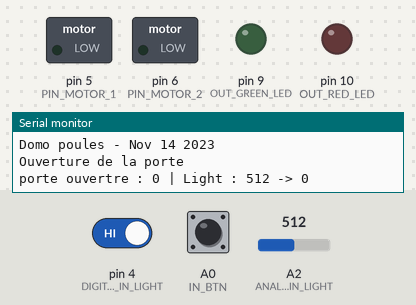
Bench run of a sketch on a simulated Arduino Uno, built with avr-gcc and run on an emulated ATmega328P. Shown: switched loads named in the sketch (green lamp = pin HIGH), output pins drawn as LEDs (lit = HIGH), the last lines printed to the serial monitor. The test bench sets the inputs (shaded band); at power-on: pin 4 (DIGITAL_IN_LIGHT) HIGH, A0 (IN_BTN) LOW, A2 (ANALOG_IN_LIGHT) = 512.

Above: at 8.1 s.
8.2 s: pin 4 (DIGITAL_IN_LIGHT) driven LOW
At 26.05 s:
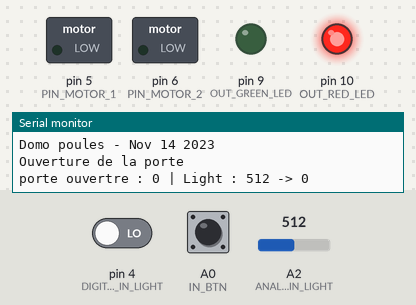
30.2 s: A0 (IN_BTN) pulled HIGH for 1 s
At 32.9 s:
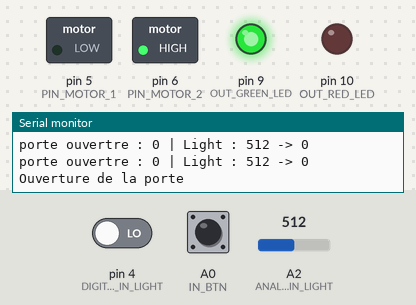
47.5 s: A0 (IN_BTN) pulled HIGH for 0.15 s
At 49.3 s:
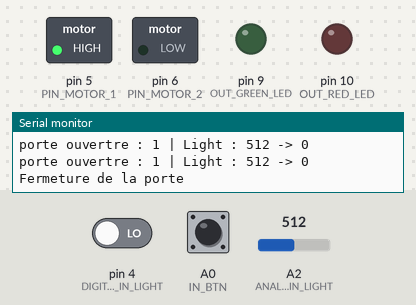
51.0 s: pin 4 (DIGITAL_IN_LIGHT) driven HIGH
At 55.3 s:
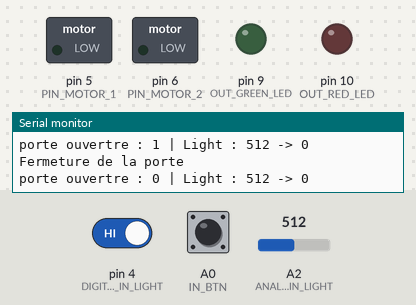
Timing chart, 0 to 56.8 s (numbered marks = the images above; inputs shaded):
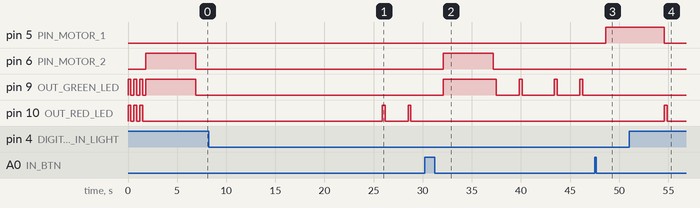

Measured:
- after the input at 8.2 s, pin 6 (PIN_MOTOR_2), pin 9 (OUT_GREEN_LED): stays LOW (without the input it goes to HIGH after 17.7 s); pin 10 (OUT_RED_LED): alternates HIGH for 0.30 s and LOW for 2.3 s, starting after 17.7 s
- after the input at 30.2 s, pin 6 (PIN_MOTOR_2): LOW → HIGH after 1.9 s, → LOW 5.1 s later; pin 9 (OUT_GREEN_LED): LOW → HIGH after 1.9 s, → LOW 5.4 s later, → HIGH 2.3 s later, → LOW 0.30 s later, … (8 changes in this stretch); pin 10 (OUT_RED_LED): stops changing and stays LOW
- after the input at 47.5 s, pin 5 (PIN_MOTOR_1): LOW → HIGH after 1.1 s; pin 9 (OUT_GREEN_LED): stays LOW (without the input it goes to HIGH after 1.1 s)
- after the input at 51.0 s, pin 10 (OUT_RED_LED): goes on until 54.9 s, then stays LOW

The sketch:

domo-poules.ino
```cpp
// script du circuit de gestion du poulailler


#include <Wire.h>
#include "RTClib.h"
RTC_DS1307 rtc;

#include <OneWire.h>
//OneWire  ds(8);

// PINS
/*
  A0 - IN_BTN
  A1 -
  A2 - ANALOG_IN_LIGHT
  A3 -
  3  -
  4  - DIGITAL_IN_LIGHT
  5  - PIN_MOTOR_1
  6  - PIN_MOTOR_2
  7  - BTN_PORTE_HAUT
  8  - BTN_PORTE_BAS
  9  - OUT_RED_LED
  10 - OUT_GREEN_LED

*/

//input
const int IN_BTN = A0;
const int ANALOG_IN_LIGHT = A2;
const int DIGITAL_IN_LIGHT = 4;
const int BTN_PORTE_HAUT = 7;
const int BTN_PORTE_BAS = 8;

// output
const int OUT_RED_LED = 10;
const int OUT_GREEN_LED = 9;
const int PIN_MOTOR_1 = 5; // PWM
const int PIN_MOTOR_2 = 6; // PWM

// variables globales
boolean isOpen = false;
boolean isLight = false;

unsigned long flashTime = 0;

void setup() {
  // config pins inputs
  pinMode( IN_BTN, INPUT );
  pinMode( ANALOG_IN_LIGHT, INPUT );
  pinMode( DIGITAL_IN_LIGHT, INPUT );

  // config pins leds
  pinMode( OUT_RED_LED, OUTPUT );
  pinMode( OUT_GREEN_LED, OUTPUT );

  // config pins capteurs porte
  pinMode( BTN_PORTE_HAUT, INPUT );
  pinMode( BTN_PORTE_BAS, INPUT );

  pinMode( PIN_MOTOR_1, OUTPUT );
  pinMode( PIN_MOTOR_2, OUTPUT );

  // liaison sÃ©rie / bluetooth
  Serial.begin(9600);
  while (!Serial) {
    ; // wait for serial port to connect. Needed for native USB port only
  }
  Serial.print(F("Domo poules - "));
  Serial.println(F(__DATE__));

  // tÃ©moin init
  for ( byte i = 0; i < 3; i++ ) {
    digitalWrite( OUT_RED_LED, HIGH );
    digitalWrite( OUT_GREEN_LED, HIGH );
    delay( 300 );
    digitalWrite( OUT_RED_LED, LOW );
    digitalWrite( OUT_GREEN_LED, LOW );
    delay( 300 );
  }

  // initialisation etat porte
  isOpen = isPorteOpen();
  isLight = isOpen;
  if( !isOpen && isPorteClose() ) {
    // la porte est blquÃ©e entre les deux
    openPorte();
  }
}

void loop() {
  // gestion des entrÃ©es
  int lightVal = analogRead( ANALOG_IN_LIGHT );
  boolean isLightLoop = digitalRead( DIGITAL_IN_LIGHT );

  boolean btnPorte = digitalRead( IN_BTN );

  Serial.print(F("porte ouvertre : " ));
  Serial.print( isOpen );
  Serial.print(" | Light : ");
  Serial.print( lightVal );
  Serial.print(" -> ");
  Serial.println( isLight );
  delay(1000);

  if ( isLight != isLightLoop ) {
    // plus de lumiÃ¨re et porte ouverte -> on ferme
    // de lumiere et porte fermÃ©e  -> on ouvre
    unsigned long startTime = millis();
    boolean chgt = true;
    while( (millis() - startTime) < 18000 ) {
      if( isLightLoop !=  digitalRead( DIGITAL_IN_LIGHT ) ) {
        chgt = false;
      }
    }
    if( chgt ) {
      isOpen = isLightLoop;
      if (isOpen) openPorte();
      else closePorte();
      isLight = isLightLoop;
    }
  }


  //btn user UX
  if( btnPorte ) {
    isOpen = !isOpen;
    if (isOpen) openPorte();
    else closePorte();
  }

  // flash led pour l'état de la poste
  if( (millis() - flashTime) > 2000) {
    if( isOpen ) {
      digitalWrite( OUT_GREEN_LED, HIGH );
      delay( 300 );
      digitalWrite( OUT_GREEN_LED, LOW );
    } else {
      digitalWrite( OUT_RED_LED, HIGH );
      delay( 300 );
      digitalWrite( OUT_RED_LED, LOW );
    }
    delay(300);
    flashTime = millis();
  }
}

void openPorte() {
  Serial.println(F("Ouverture de la porte"));
  digitalWrite( OUT_GREEN_LED, HIGH );
  digitalWrite( PIN_MOTOR_1, LOW );
  digitalWrite( PIN_MOTOR_2, HIGH );
  delay( 5100 );
  digitalWrite( PIN_MOTOR_2, LOW );
  digitalWrite( OUT_GREEN_LED, LOW );
}

void closePorte() {
  Serial.println(F("Fermeture de la porte"));
  digitalWrite( OUT_GREEN_LED, LOW );
  digitalWrite( PIN_MOTOR_2, LOW );
  digitalWrite( PIN_MOTOR_1, HIGH );
  delay( 6000 );
  digitalWrite( PIN_MOTOR_1, LOW );
  digitalWrite( OUT_RED_LED, LOW );
}

boolean isPorteOpen() {
  return isOpen;
}
boolean isPorteClose() {
  return !isOpen;
}
```
